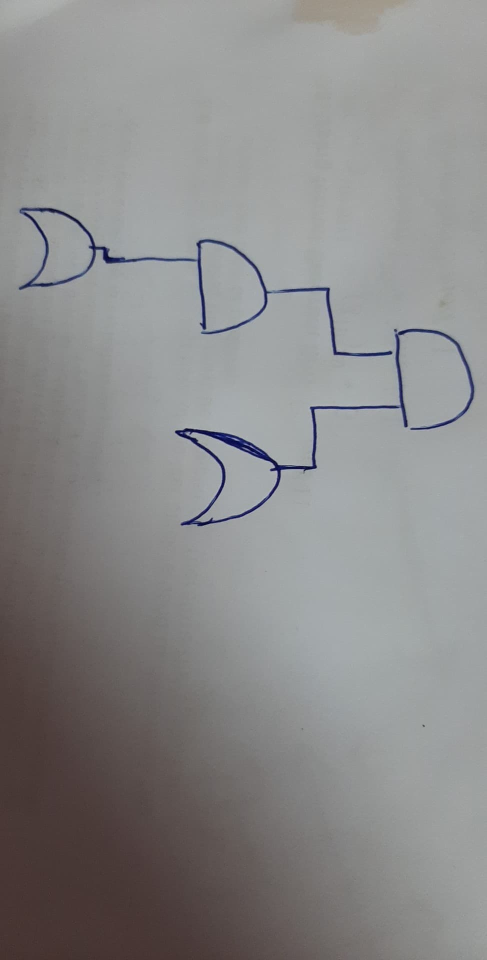
#> input picture Identification/Images/test4.jpg, 973 x 1920 px (shown at 1/2 size)
$ python main.py
#> lines starting #> are read from the running program, lines starting #| are printed output that depends on the picture; after the words box and inside, x2 and y2 are one past the last pixel; in counts of white or black regions, pixels touching at a corner belong together; long printed decimals are rounded
import cv2
import numpy as np

cv = cv2

# Reading images
circuit_img = cv2.imread('./Images/test4.jpg', 0)
#> circuit_img: shape (1920, 973); min 0, max 196, mean 138.4
circuit_original_img = cv2.imread('./Images/test4.jpg')
#> circuit_original_img is the input picture: shape (1920, 973, 3); mean B, G, R 138.3, 138.3, 138.7

# resize image to quarter of it's size
circuit_img = cv2.resize(
    circuit_img, (circuit_img.shape[1] // 2, circuit_img.shape[0] // 2))
#> circuit_img: shape (960, 486)
circuit_original_img = cv2.resize(
    circuit_original_img, (circuit_original_img.shape[1] // 2, circuit_original_img.shape[0] // 2))
#> circuit_original_img: shape (960, 486, 3)

circuit_img = cv.Canny(circuit_img, 125, 175)
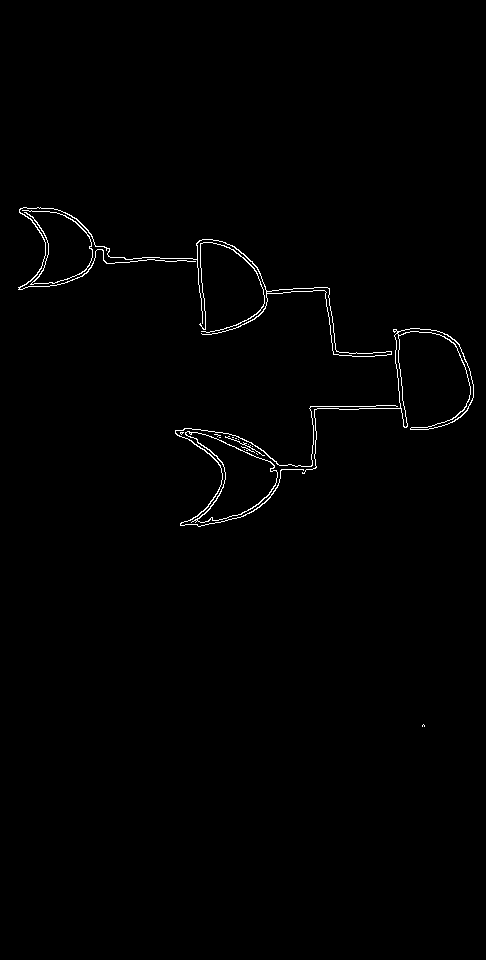
#> circuit_img: shape (960, 486); 0.81% white in thin lines or dots, all inside (x1, y1, x2, y2) = (18, 207, 474, 727)

# cv.imshow("after canny", circuit_img)
# cv.waitKey()

custom_kernel1 = np.array([[0, 0, 0, 0, 0],
                           [0, 0, 0, 0, 0],
                           [1, 1, 1, 0, 0],
                           [1, 1, 1, 1, 0],
                           [1, 1, 1, 1, 0]], np.uint8)

# circuit_img = cv.dilate(circuit_img, cv.getStructuringElement(
#   cv.MORPH_RECT, (5, 1)), iterations=4)

circuit_img = cv.dilate(circuit_img, custom_kernel1, iterations=3)
#> circuit_img: shape (960, 486); 4.5% white; 2 white regions, box (x1, y1, x2, y2) and area: (15, 201, 480, 527) 20839, (419, 718, 431, 727) 100
# cv.imshow("after dilation", circuit_img)
# cv.waitKey()

paintBucket = circuit_img.copy()

cv.floodFill(paintBucket, None, seedPoint=(0, 0), newVal=(255, 255, 255))
#> paintBucket: shape (960, 486); 97.6% white; 4 black regions, box (x1, y1, x2, y2) and area: (405, 332, 467, 421) 4224, (207, 243, 261, 324) 3055, (204, 435, 273, 513) 2055, (40, 212, 89, 276) 1766
# cv.imshow("after flood fill", paintBucket)
# cv.waitKey()

gates = 255 - paintBucket
# cv.imshow("after flood fill", gates)
# cv.waitKey()

and_img = cv2.imread('./Images/and.jpg', 0)
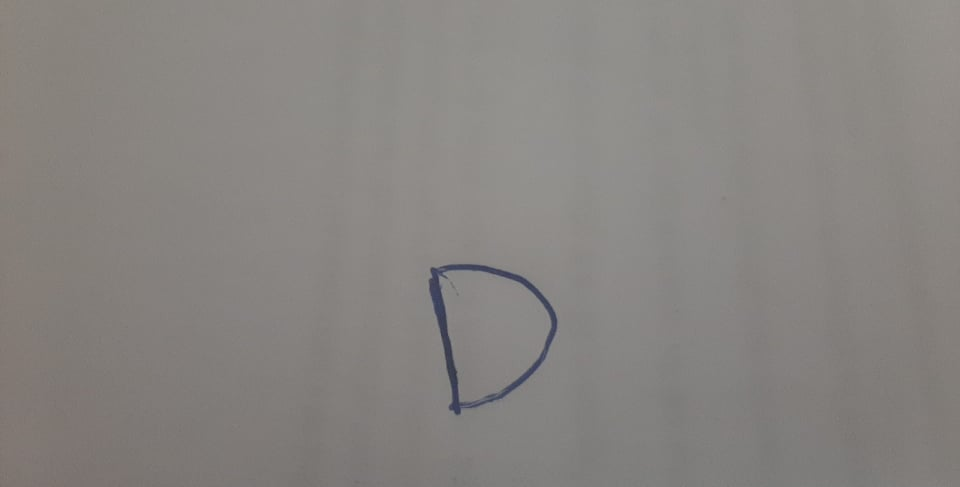
#> input picture Identification/Images/and.jpg, 960 x 487 px
#> and_img: shape (487, 960); min 55, max 148, mean 132.5
and_img = cv2.resize(and_img, (and_img.shape[1] // 2, and_img.shape[0] // 2))
#> and_img: shape (243, 480)
and_img = cv2.adaptiveThreshold(and_img, 255, cv.ADAPTIVE_THRESH_GAUSSIAN_C, cv2.THRESH_BINARY_INV, 11, 2)
#> and_img: shape (243, 480); 1.6% white in thin lines or dots
and_img = cv2.medianBlur(and_img, 5)
#> and_img: shape (243, 480); 0.62% white; 1 white region, box (x1, y1, x2, y2) and area: (215, 132, 279, 206) 726
cv2.floodFill(and_img, None, seedPoint=(0, 0), newVal=(255, 255, 255))
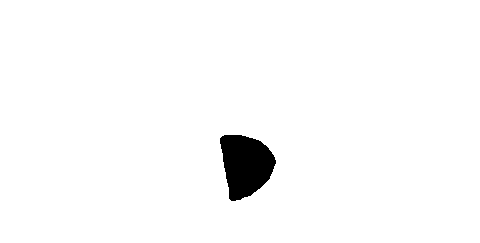
#> and_img: shape (243, 480); 97.8% white; 1 black region, box (x1, y1, x2, y2) and area: (220, 135, 276, 201) 2611
and_img = 255 - and_img
# cv.imshow("and image", and_img)
# cv.waitKey()

or_img = cv2.imread('./Images/or2.jpg', 0)
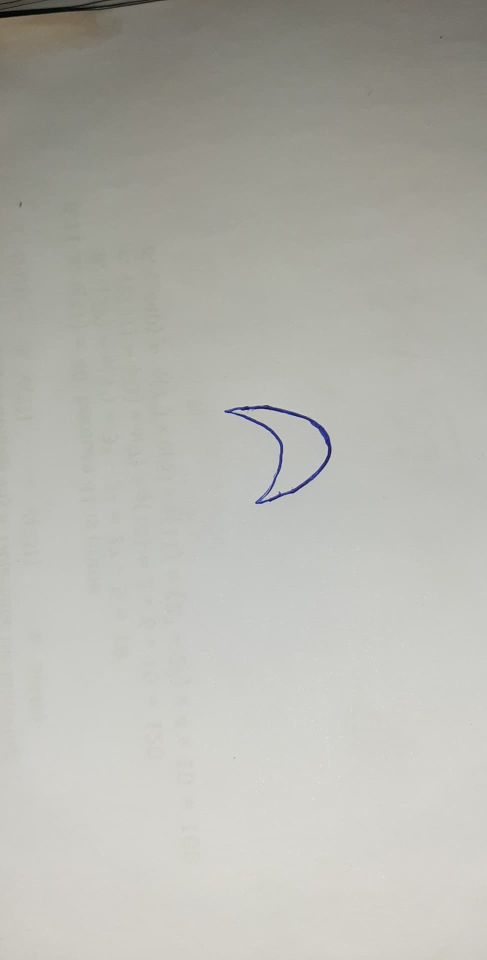
#> input picture Identification/Images/or2.jpg, 973 x 1920 px (shown at 1/2 size)
#> or_img: shape (1920, 973); min 0, max 232, mean 180.5
or_img = cv2.resize(or_img, (or_img.shape[1] // 2, or_img.shape[0] // 2))
#> or_img: shape (960, 486)
# cv.imshow("or image1", or_img)
# cv.waitKey()
or_img = cv2.adaptiveThreshold(or_img, 255, cv.ADAPTIVE_THRESH_GAUSSIAN_C, cv2.THRESH_BINARY_INV, 15, 5)
#> or_img: shape (960, 486); 0.47% white; 124 white regions (120 under 20 px), largest, box (x1, y1, x2, y2) and area: (224, 405, 331, 504) 1152, (0, 0, 167, 18) 757, (3, 0, 48, 9) 52, (0, 0, 21, 5) 30
or_img = cv2.medianBlur(or_img, 5)
#> or_img: shape (960, 486); 0.39% white; 7 white regions (3 under 20 px), largest, box (x1, y1, x2, y2) and area: (0, 0, 165, 18) 724, (235, 405, 331, 501) 715, (239, 414, 283, 504) 362, (226, 409, 235, 413) 29
# cv.imshow("or image", or_img)
# cv.waitKey()
cv2.floodFill(or_img, None, seedPoint=(0, 0), newVal=(255, 255, 255))
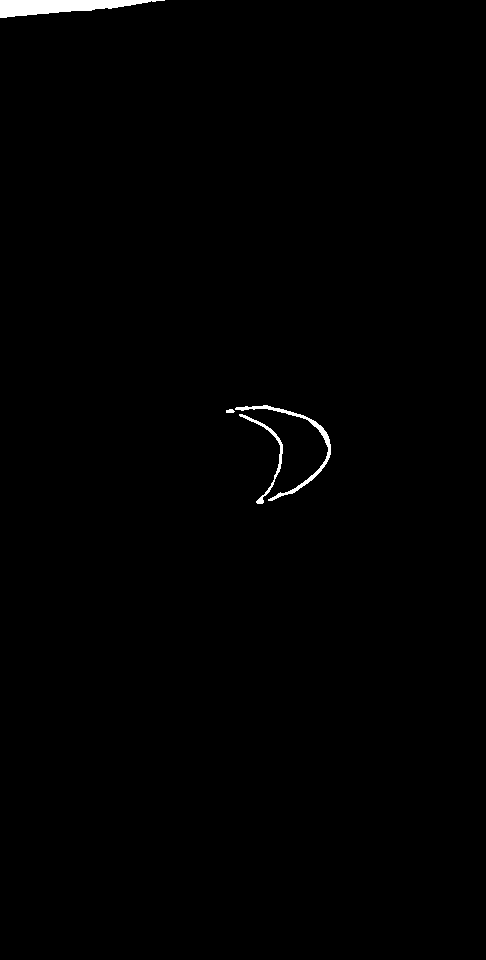
#> or_img: shape (960, 486); 0.6% white; 4 white regions, box (x1, y1, x2, y2) and area: (0, 0, 165, 18) 1680, (235, 405, 331, 501) 715, (239, 414, 283, 504) 362, (226, 409, 235, 413) 29
or_img = 255 - or_img
#> or_img: shape (960, 486); 99.4% white; 4 black regions
# cv.imshow("or image", or_img)
# cv.waitKey()


and_cont, _ = cv2.findContours(and_img, cv2.RETR_TREE, cv2.CHAIN_APPROX_NONE)
#> and_cont = 1 contour; box (x1, y1, x2, y2) and area: (220, 135, 276, 201) 2521
or_cont, _ = cv2.findContours(or_img, cv2.RETR_TREE, cv2.CHAIN_APPROX_NONE)
#> or_cont = 4 contours; box (x1, y1, x2, y2) and area: (0, 0, 486, 960) 463444, (234, 404, 332, 502) 895, (238, 413, 284, 505) 471, (225, 408, 236, 414) 39
gates_cont, _ = cv2.findContours(gates, cv2.RETR_TREE, cv2.CHAIN_APPROX_NONE)
#> gates_cont = 4 contours; box (x1, y1, x2, y2) and area: (405, 332, 467, 421) 4106, (207, 243, 261, 324) 2952, (204, 435, 273, 513) 1943, (40, 212, 89, 276) 1678

print("and gates")
for c in gates_cont:
    print(cv2.matchShapes(c, and_cont[0], 1, 0.0))
    if cv2.matchShapes(c, and_cont[0], 1, 0.0) < 0.2:
        rect = cv2.boundingRect(c)
        x, y, w, h = rect
        cv2.rectangle(circuit_original_img, (x, y), (x + w, y + h), (255, 0, 0), 2)
#> this loop made 4 passes
#> (x, y, w, h) on passes 2 to 3: (405, 332, 62, 89), (207, 243, 54, 81)
#| 0.6315
#| 0.1561
#| 0.1844
#| 0.5071
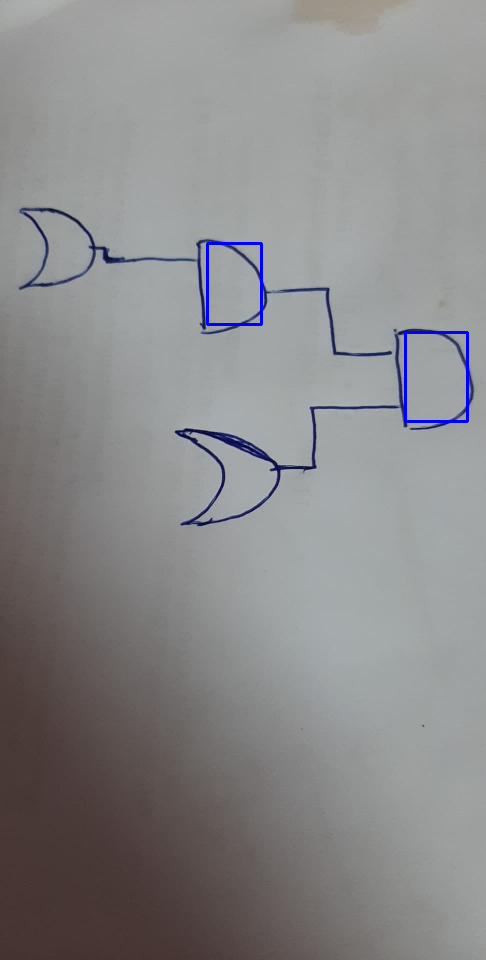
#> circuit_original_img: shape (960, 486, 3); mean B, G, R 138.7, 137.8, 138.2

print("or gates")
for c in gates_cont:
    print(cv2.matchShapes(c, or_cont[0], 1, 0.0))
    if cv2.matchShapes(c, or_cont[0], 1, 0.0) < 0.1:
        rect = cv2.boundingRect(c)
        x, y, w, h = rect
        cv2.rectangle(circuit_original_img, (x, y), (x + w, y + h), (0, 255, 0), 2)
#> this loop made 4 passes
#> (x, y, w, h) on pass 4: (40, 212, 49, 64)
#| 0.2502
#| 0.2302
#| 0.194
#| 0.09041
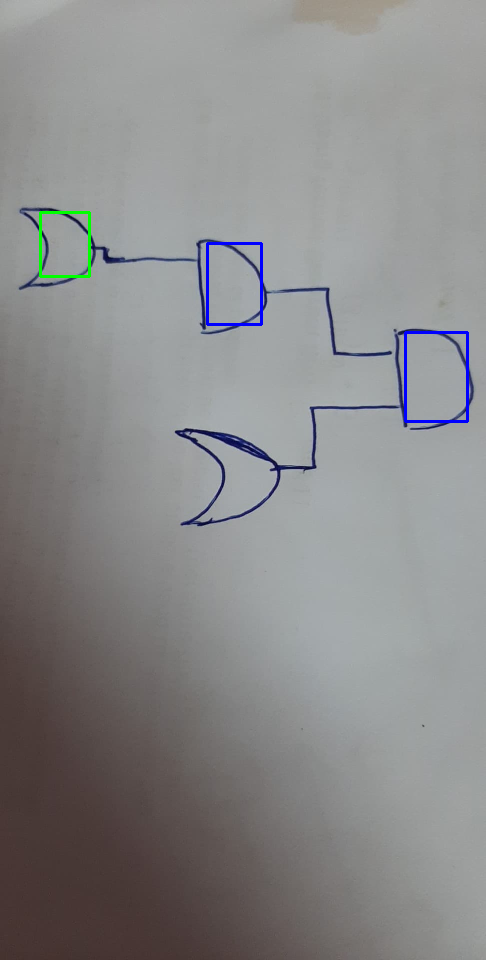
#> circuit_original_img: shape (960, 486, 3); 0.14% of pixels changed, all inside (x1, y1, x2, y2) = (39, 211, 91, 278)

cv.imshow("Identified", circuit_original_img)
cv.waitKey()

# circuit_img = paintBucket + circuit_img
# cv.imshow("after flood fill", circuit_img)
# cv.waitKey()


# #detect connected components from paintbucket and draw big rectangles over them in circuit image
# # to be acurate rectangle dim = detected dimension + 2* edge -rect thickness (~ 30/2 pixel)


# num_labels, labels, stats, centroids = cv.connectedComponentsWithStats(paintBucket)

# for i in range (1, num_labels) :

#     x = stats[i, cv2.CC_STAT_LEFT] - 15
#     y = stats[i, cv2.CC_STAT_TOP] - 15
#     w = stats[i, cv2.CC_STAT_WIDTH] + 30
#     h = stats[i, cv2.CC_STAT_HEIGHT] + 30

#   # drawing rectangles over gates
#     cv.rectangle (circuit_original_img , (x,y) , (x+w,y+h)
#                                           ,  (125,0,255) , thickness =2)

# cv.imshow("after drawing gates", circuit_original_img)
# cv.waitKey()


# # dilate paint bucket and subtract from original image

# custom_kernel2 = np.array([[1,1,1,0,0],
#                            [1,1,1,1,0],
#                            [1,1,1,1,1],
#                            [1,1,1,1,0],
#                            [1,1,1,0,0]] ,np.uint8 )


# #wires should ve the wires only

# #wires = total binary image && ~( dilated paintbucket)
# wires= circuit_img.copy()
# wires = cv.bitwise_and(cv.bitwise_not(
#                             cv.dilate(paintBucket.copy(),custom_kernel2, iterations=10) ),
#                             wires )

# # some dots appear from previous op - > errosion

# wires = cv2.erode(wires, (5, 5) , iterations=7)

# # detecting wires


# num_labels, labels, stats, centroids = cv.connectedComponentsWithStats(wires)

# print(num_labels)
# for i in range (1, num_labels) :

#     x = stats[i, cv2.CC_STAT_LEFT] - 15
#     y = stats[i, cv2.CC_STAT_TOP] - 15
#     w = stats[i, cv2.CC_STAT_WIDTH] + 30
#     h = stats[i, cv2.CC_STAT_HEIGHT] + 30

#   # drawing rectangles over gates
#   #should add condition to reject wires beneath certain area (noise)
#     cv.rectangle (circuit_original_img , (x,y) , (x+w,y+h)
#                                           ,  (25,250,125) , thickness =2)


# #cv2.imshow("Count", and_img)
# cv.imshow("Circuit", circuit_img)
# cv.imshow("wires", wires)
# cv.imshow("filling", paintBucket)
# cv.imshow("gatesdetection", circuit_original_img)
# cv.waitKey(0)
cv.destroyAllWindows()
